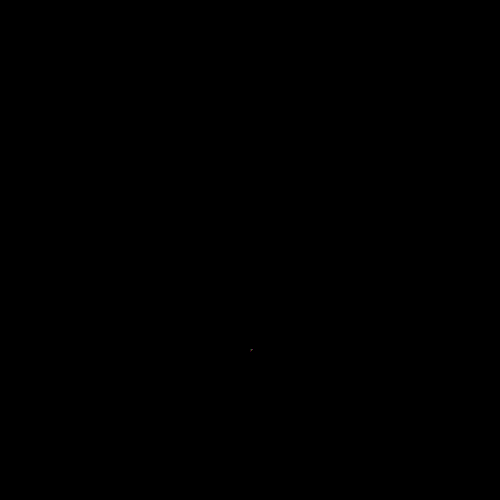
Frame 1 (no input)
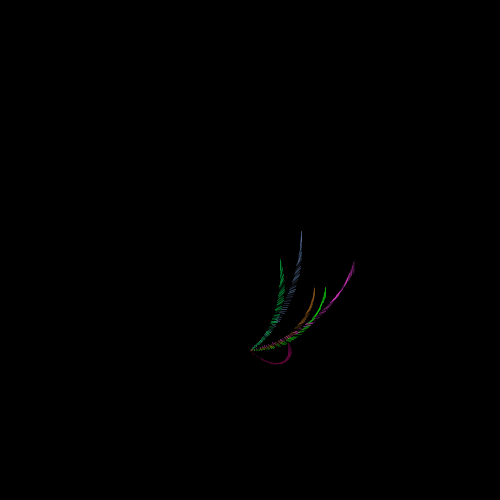
Frame 60 (the mouse pressed at the canvas centre just before this capture)
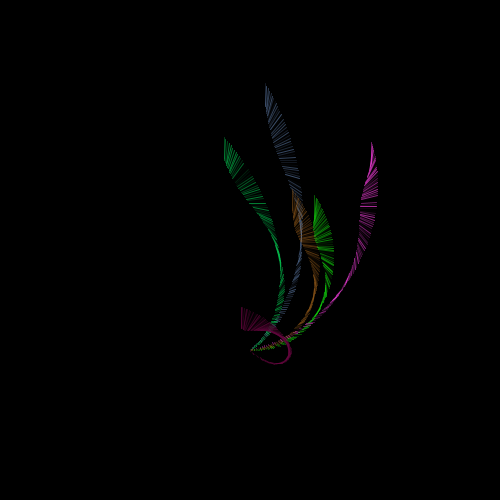
Frame 120 (the mouse held since frame 60 and released just before this capture)

The Processing sketch that drew these frames (run headless with seeded random() and noise(); from frame 60 on, the mouse is pressed at the canvas centre):

// Processing sketch: processing_152251
// ── processing_152251.pde

/*
 * Creative Coding
 * Week 3, 04 - spinning top: curved motion with sin() and cos()
 * by Indae Hwang and Jon McCormack
 * Copyright (c) 2014 Monash University
 *
 * This sketch is the first cut at translating the motion of a spinning top
 * to trace a drawing path. This sketch traces a path using sin() and cos()
 *
 */



int num;     // the number of items in the array

float[] rad;       // radius for the moving hand
float[] x;       // x-position of point
float[] y;       // y-position
float[] dx;       // x-position of point
float[] dy;       // y-position
float[] bx;
float[] by;
float[] radius;
float[] handX;
float[] handY;
float distance;
float[] redC;
float[] greenC;
float[] blueC; 

void setup() {
  size(500, 500);
  num = 6;
distance=0;
  background(0);
   x = new float[num];
 
rad=new float[num];      // radius for the moving hand
x=new float[num];       // x-position of point
y=new float[num];       // y-position
dx=new float[num];       // x-position of point
dy=new float[num];       // y-position
bx=new float [num];
by = new float [num];
radius=new float [num];
handX=new float [num];
handY=new float [num];
redC=new float [num];
greenC=new float [num];
blueC=new float [num];
 
 

 
    //setup an initial value for each item in the array
  for (int i=0; i<num; i++) {
      x[i] = width/2; 
      y[i] = height/2;
      dx[i] = random(-1, 1); 
      dy[i] = random(-1, 1);
      rad[i] = radians(frameCount);
      bx[i]= x[i] + 100 * sin(rad[i]);
      by[i] = y[i] + 100 * cos(rad[i]);
      radius[i]=0;
      handX[i]=0;
      handY[i]=0;
      redC[i]=random(0,255);
      greenC[i]=random(0,255);
      blueC[i]=random(0,255);
      

  }
  
  
  
  
  
  
  
}


void draw() {
  
 
  
  for (int i=0; i<num; i++) {
    
    
    

  
  // blend the old frames into the background
 // blendMode(BLEND);
  //fill(0, 0);
  //rect(0, 0, width, height);
  rad[i] = radians(frameCount);

  // calculate new position
  x[i] += dx[i];
  y[i] += dy[i];

  float max = 1;
  float min = 0.5;


  //When the shape hits the edge of the window, it reverses its direction and changes velocity
  if (x[i] > width-100 || x[i] < 100) {
    dx[i] = dx[i] > 0 ? -random(min, max) : random(min, max);
  }

  if (y[i] > height-100 || y[i] < 100) {
    dy[i] = dy[i] > 0 ? -random(min, max) : random(min, max);
  }
  
  
  
  
  
  
  

  bx[i] = x[i] + 100 * sin(rad[i]);
  by[i] = y[i] + 100 * cos(rad[i]);

  fill(redC[i],greenC[i],blueC[i],random(1,180));

  
  radius[i] = 100 * sin(rad[i]*0.1);
  handX[i] =bx[i] + radius[i] * sin(rad[i]*3);
  handY[i] =by[i] + radius[i] * cos(rad[i]*3);
  
  stroke(redC[i],greenC[i],blueC[i],random(1,180));
  
  
  
  
  line(bx[i], by[i], handX[i], handY[i]);
   stroke(redC[i],greenC[i],blueC[i]);
 // ellipse(handX[i], handY[i], random(2,50), random(2,25));
  
  
  }
  
  
}
